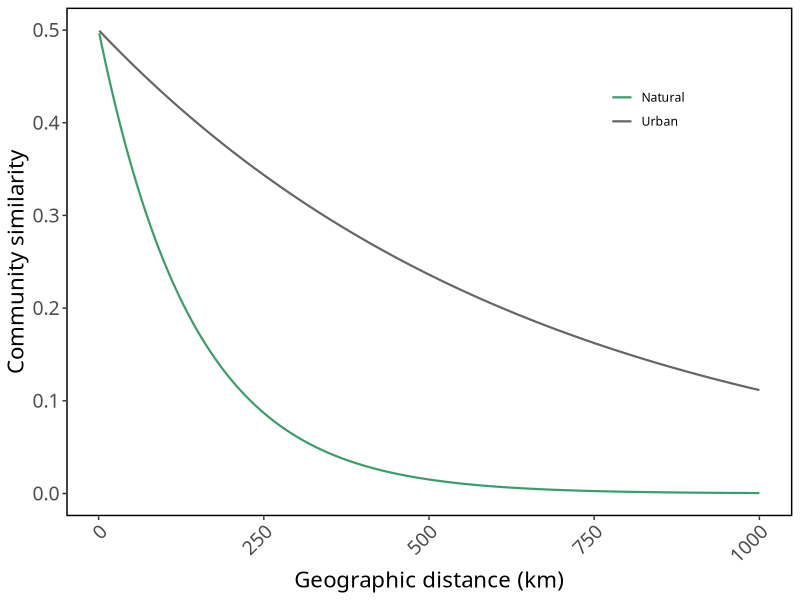

The R script that drew this image:
## ---- chunk 1

require(ggplot2)
require(gridExtra)
require(ggthemes)

#### OBJECTIVE 1 ####

Ux = 1000:1

Uy1 = 0.5*exp(-.0015 *Ux) 
Uy2 = 0.5*exp(-.007 *Ux) 

df1 = data.frame(x = Ux, y = Uy1)
df1$loc = "Urban"

df2 = data.frame(x= Ux, y = Uy2)
df2$loc = "Natural"

df = rbind(df1, df2)


ggplot(df, aes(x = x, y =y)) + 
  geom_line(aes(color = loc), lwd = .75) +
  scale_color_manual(values = c("#399e6b", "#666666"))+
  xlab("Geographic distance (km)") + 
  ylab("Community similarity") +
  theme_tufte(base_family = "GillSans") +
  theme(panel.border = element_rect(colour = "black", fill=NA, size=1),
        #legend.position="none",
        legend.title	= element_blank(),
        legend.position = c(0.8, 0.8),
        axis.text.x    =element_text(size = 14, angle =45, hjust=1, vjust = 1),
        axis.text.y    =element_text(size = 14, vjust = 0.5, hjust=1),
        axis.title.x   = element_text(size=16),
        axis.title.y  = element_text(size=16))
